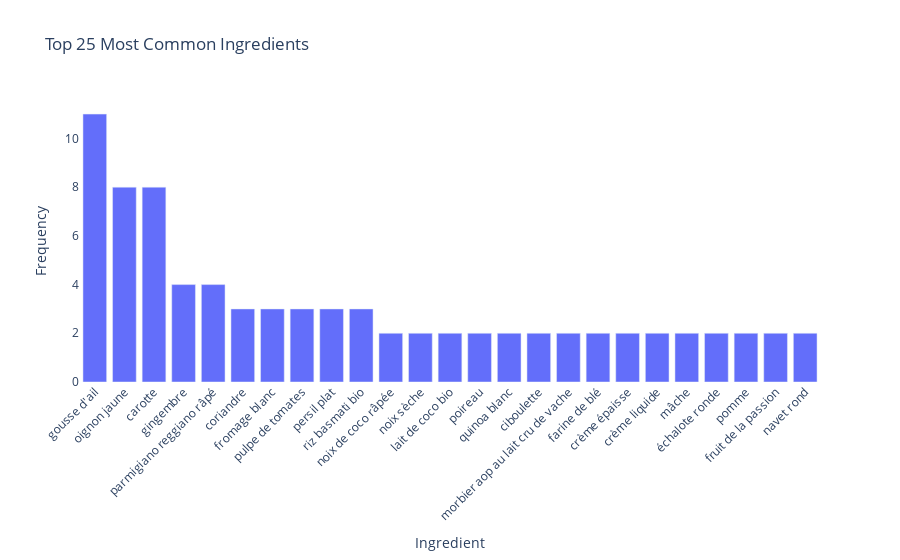

Source (notebook cell):
### Markdown cell above
## Ingredient Frequency Analysis

### Code cell
all_ingredients = []
most_used_ingredients_range = 25

for index, row in df_recipes.iterrows():
    for ingredient in row["parsed_ingredients"]:
        ingredient_name = ingredient.split(',')[0]
        all_ingredients.append(ingredient_name)

ingredient_counts = Counter(all_ingredients)
ingredient_df = pd.DataFrame.from_dict(ingredient_counts, orient='index', columns=['frequency'])
ingredient_df = ingredient_df.sort_values(by='frequency', ascending=False)

most_used_ingredients = ingredient_df.head(most_used_ingredients_range)
fig = px.bar(
    most_used_ingredients, 
    x=most_used_ingredients.index, 
    y='frequency',
    title=f'Top {most_used_ingredients_range} Most Common Ingredients',
    labels={'x': 'Ingredient', 'frequency': 'Frequency'
})

fig.update_layout(xaxis_tickangle=-45, xaxis_title='Ingredient', yaxis_title='Frequency', plot_bgcolor='white')
fig.show()

### Figure 1 — Plotly figure (JSON) as saved in the notebook; plotly's stock layout.template omitted (floating-point values rounded to 4 significant figures)
{"data": [{"alignmentgroup": "True", "hovertemplate": "index=%{x}<br>Frequency=%{y}<extra></extra>", "legendgroup": "", "marker": {"color": "#636efa", "pattern": {"shape": ""}}, "name": "", "offsetgroup": "", "orientation": "v", "showlegend": false, "textposition": "auto", "type": "bar", "x": ["gousse d'ail", "oignon jaune", "carotte", "gingembre", "parmigiano reggiano râpé", "coriandre", "fromage blanc", "pulpe de tomates", "persil plat", "riz basmati bio", "noix de coco râpée", "noix sèche", "lait de coco bio", "poireau", "quinoa blanc", "ciboulette", "morbier aop au lait cru de vache", "farine de blé", "crème épaisse", "crème liquide", "mâche", "échalote ronde", "pomme", "fruit de la passion", "navet rond"], "xaxis": "x", "y": [11, 8, 8, 4, 4, 3, 3, 3, 3, 3, 2, 2, 2, 2, 2, 2, 2, 2, 2, 2, 2, 2, 2, 2, 2], "yaxis": "y"}], "layout": {"barmode": "relative", "legend": {"tracegroupgap": 0}, "plot_bgcolor": "white", "title": {"text": "Top 25 Most Common Ingredients"}, "xaxis": {"anchor": "y", "domain": [0, 1], "tickangle": -45, "title": {"text": "Ingredient"}}, "yaxis": {"anchor": "x", "domain": [0, 1], "title": {"text": "Frequency"}}}}
